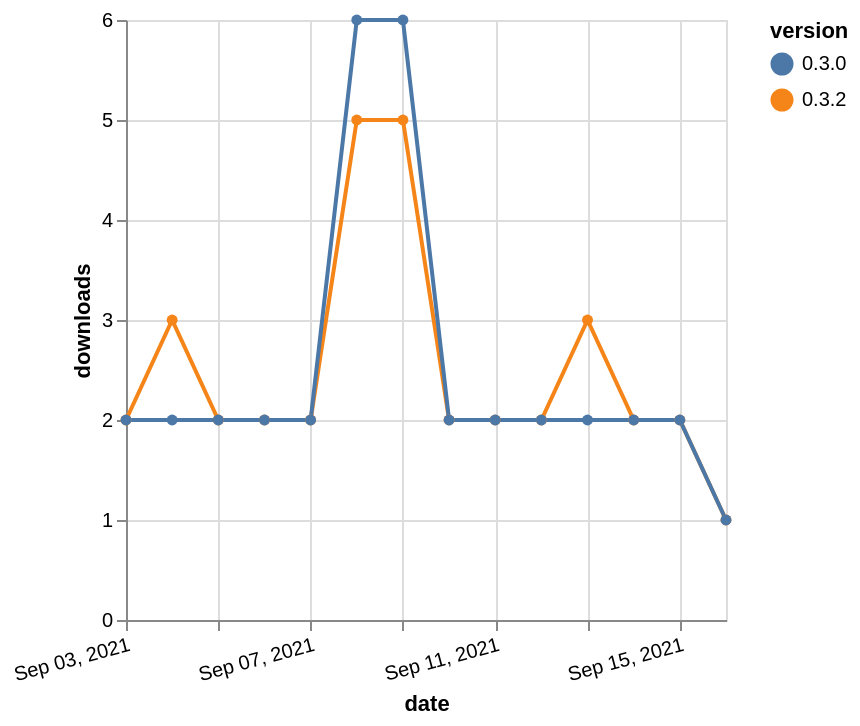

Here is the Vega-Lite specification saved for this chart:
### Vega-Lite specification from a JSON file in a GitHub repository (floating-point values rounded to 4 significant figures)
{"$schema": "https://vega.github.io/schema/vega-lite/v5.json", "description": "A simple bar chart with embedded data.", "data": {"values": [{"date": "2021-09-03", "total": 3442, "delta": 2, "version": "0.3.2"}, {"date": "2021-09-04", "total": 3445, "delta": 3, "version": "0.3.2"}, {"date": "2021-09-05", "total": 3447, "delta": 2, "version": "0.3.2"}, {"date": "2021-09-06", "total": 3449, "delta": 2, "version": "0.3.2"}, {"date": "2021-09-07", "total": 3451, "delta": 2, "version": "0.3.2"}, {"date": "2021-09-08", "total": 3456, "delta": 5, "version": "0.3.2"}, {"date": "2021-09-09", "total": 3461, "delta": 5, "version": "0.3.2"}, {"date": "2021-09-10", "total": 3463, "delta": 2, "version": "0.3.2"}, {"date": "2021-09-11", "total": 3465, "delta": 2, "version": "0.3.2"}, {"date": "2021-09-12", "total": 3467, "delta": 2, "version": "0.3.2"}, {"date": "2021-09-13", "total": 3470, "delta": 3, "version": "0.3.2"}, {"date": "2021-09-14", "total": 3472, "delta": 2, "version": "0.3.2"}, {"date": "2021-09-15", "total": 3474, "delta": 2, "version": "0.3.2"}, {"date": "2021-09-16", "total": 3475, "delta": 1, "version": "0.3.2"}, {"date": "2021-09-03", "total": 3838, "delta": 2, "version": "0.3.0"}, {"date": "2021-09-04", "total": 3840, "delta": 2, "version": "0.3.0"}, {"date": "2021-09-05", "total": 3842, "delta": 2, "version": "0.3.0"}, {"date": "2021-09-06", "total": 3844, "delta": 2, "version": "0.3.0"}, {"date": "2021-09-07", "total": 3846, "delta": 2, "version": "0.3.0"}, {"date": "2021-09-08", "total": 3852, "delta": 6, "version": "0.3.0"}, {"date": "2021-09-09", "total": 3858, "delta": 6, "version": "0.3.0"}, {"date": "2021-09-10", "total": 3860, "delta": 2, "version": "0.3.0"}, {"date": "2021-09-11", "total": 3862, "delta": 2, "version": "0.3.0"}, {"date": "2021-09-12", "total": 3864, "delta": 2, "version": "0.3.0"}, {"date": "2021-09-13", "total": 3866, "delta": 2, "version": "0.3.0"}, {"date": "2021-09-14", "total": 3868, "delta": 2, "version": "0.3.0"}, {"date": "2021-09-15", "total": 3870, "delta": 2, "version": "0.3.0"}, {"date": "2021-09-16", "total": 3871, "delta": 1, "version": "0.3.0"}]}, "width": "container", "mark": {"type": "line", "point": {"filled": true}}, "encoding": {"x": {"field": "date", "type": "temporal", "timeUnit": "yearmonthdate", "title": "date", "axis": {"labelAngle": -15}}, "y": {"field": "delta", "type": "quantitative", "title": "downloads"}, "color": {"field": "version", "type": "nominal"}, "tooltip": {"field": "delta"}}}
